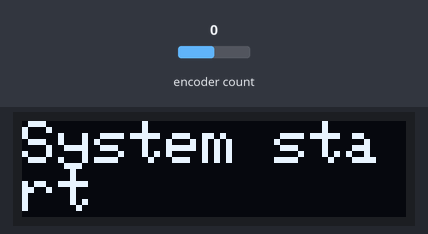
The sketch below on a simulated Arduino Uno, built with avr-gcc and run on an emulated ATmega328P. Shown: 128×32 one-colour display. Inputs (shaded band) come from the test bench; at power-on: encoder count 0. The display library's start-up logo is not drawn; what the sketch prints to the serial monitor is not drawn.

Above: at 9.2 s.
9.3 s: encoder count set to 1
At 10.5 s:
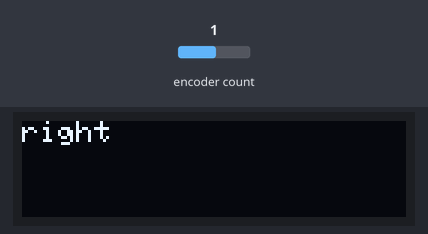
10.8 s: encoder count set to 0
At 11.9 s:
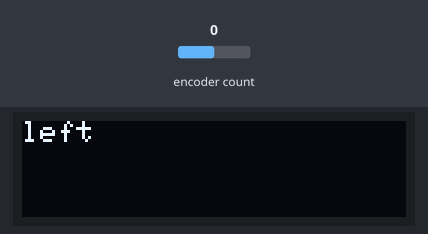
12.3 s: encoder count set to 4
At 13.0 s:
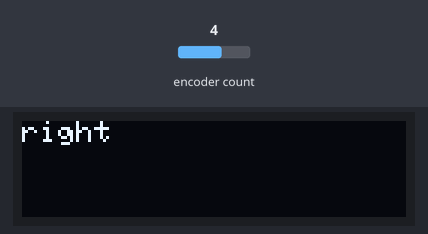
13.8 s: encoder count set to 3
At 14.2 s:
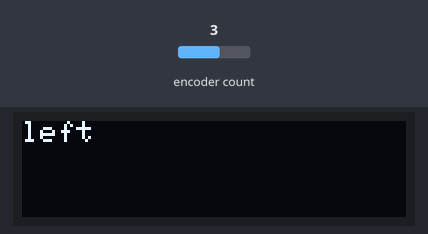
Timing chart, 0 to 16.3 s (numbered marks = the images above; inputs shaded):
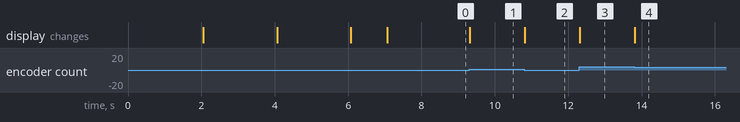

Measured:
- after the input at 9.3 s, the display: changes at once (image 1)
- after the input at 10.8 s, the display: changes at once (image 2)
- after the input at 12.3 s, the display: changes at once (image 3)
- after the input at 13.8 s, the display: changes at once (image 4)

The sketch:

sketch_dec21a_OLDE_D_TEST_with_enc.ino
```cpp
#include <SPI.h>
#include <Wire.h>
#include <Adafruit_GFX.h>
#include <Adafruit_SSD1306.h>

#include <Arduino.h>
#include <EncButton.h>
EncButton eb(14, 2, 0);

#define SCREEN_WIDTH 128 // OLED display width, in pixels
#define SCREEN_HEIGHT 32 // OLED display height, in pixels

#define OLED_RESET     -1 // Reset pin # (or -1 if sharing Arduino reset pin)
#define SCREEN_ADDRESS 0x3C ///< See datasheet for Address; 0x3D for 128x64, 0x3C for 128x32
Adafruit_SSD1306 display(SCREEN_WIDTH, SCREEN_HEIGHT, &Wire, OLED_RESET);

#define NUMFLAKES     10 // Number of snowflakes in the animation example

#define LOGO_HEIGHT   16
#define LOGO_WIDTH    16
static const unsigned char PROGMEM logo_bmp[] =
{ 0b00000000, 0b11000000,
  0b00000001, 0b11000000,
  0b00000001, 0b11000000,
  0b00000011, 0b11100000,
  0b11110011, 0b11100000,
  0b11111110, 0b11111000,
  0b01111110, 0b11111111,
  0b00110011, 0b10011111,
  0b00011111, 0b11111100,
  0b00001101, 0b01110000,
  0b00011011, 0b10100000,
  0b00111111, 0b11100000,
  0b00111111, 0b11110000,
  0b01111100, 0b11110000,
  0b01110000, 0b01110000,
  0b00000000, 0b00110000 };

void setup() {
  Serial.begin(115200);

  // SSD1306_SWITCHCAPVCC = generate display voltage from 3.3V internally
  if(!display.begin(SSD1306_SWITCHCAPVCC, SCREEN_ADDRESS)) {
    Serial.println(F("SSD1306 allocation failed"));
    for(;;); // Don't proceed, loop forever

  eb.setBtnLevel(LOW);
  eb.setClickTimeout(500);
  eb.setDebTimeout(50);
  eb.setHoldTimeout(600);
  eb.setStepTimeout(200);
  eb.setTimeout(1000);

  eb.setEncReverse(0);
  eb.setEncType(EB_STEP4_LOW);
  eb.setFastTimeout(30);
  // сбросить счётчик энкодера
  eb.counter = 0;


  }

  display.display();
  delay(2000); // Pause for 2 seconds
  display.clearDisplay();

  display.drawPixel(10, 10, SSD1306_WHITE);
  display.display();
  delay(2000);

  intro();      // Draw many lines
  //screensaver();
  // Invert and restore display, pausing in-between
  display.invertDisplay(true);
  delay(1000);
  display.invertDisplay(false);
  delay(1000);

}

void loop() {
  eb.tick();
  if (eb.left()) {
    reaction("left");
    Serial.println("left");
  }
  if (eb.right()) {
    reaction("right");
    Serial.println("right");
  }
  if (eb.leftH()) Serial.println("leftH");
  if (eb.rightH()) Serial.println("rightH");
  // кнопка
  if (eb.press()) Serial.println("press");
  if (eb.click()) Serial.println("click");
  if (eb.hold()) Serial.println("hold");
}

void intro() {
  display.clearDisplay();

  display.setTextSize(2);             // Normal 1:1 pixel scale
  display.setTextColor(SSD1306_WHITE);        // Draw white text
  display.setCursor(0,0);             // Start at top-left corner
  display.println(F("System start"));

  display.display();
  delay(2000);
}

void reaction(const char* word) {
  display.clearDisplay();
  display.setTextSize(1);
  display.setCursor(0, 0);
  display.println(word);
  display.display();
}

void screensaver() {

  display.clearDisplay();
  display.setTextSize(1);
  for(int16_t i = 0; i< 128; i++) {
    display.setCursor(i, 0);
    display.println(F("."));
    display.display();
    delay(2000);
    display.clearDisplay();
  }

}
```
